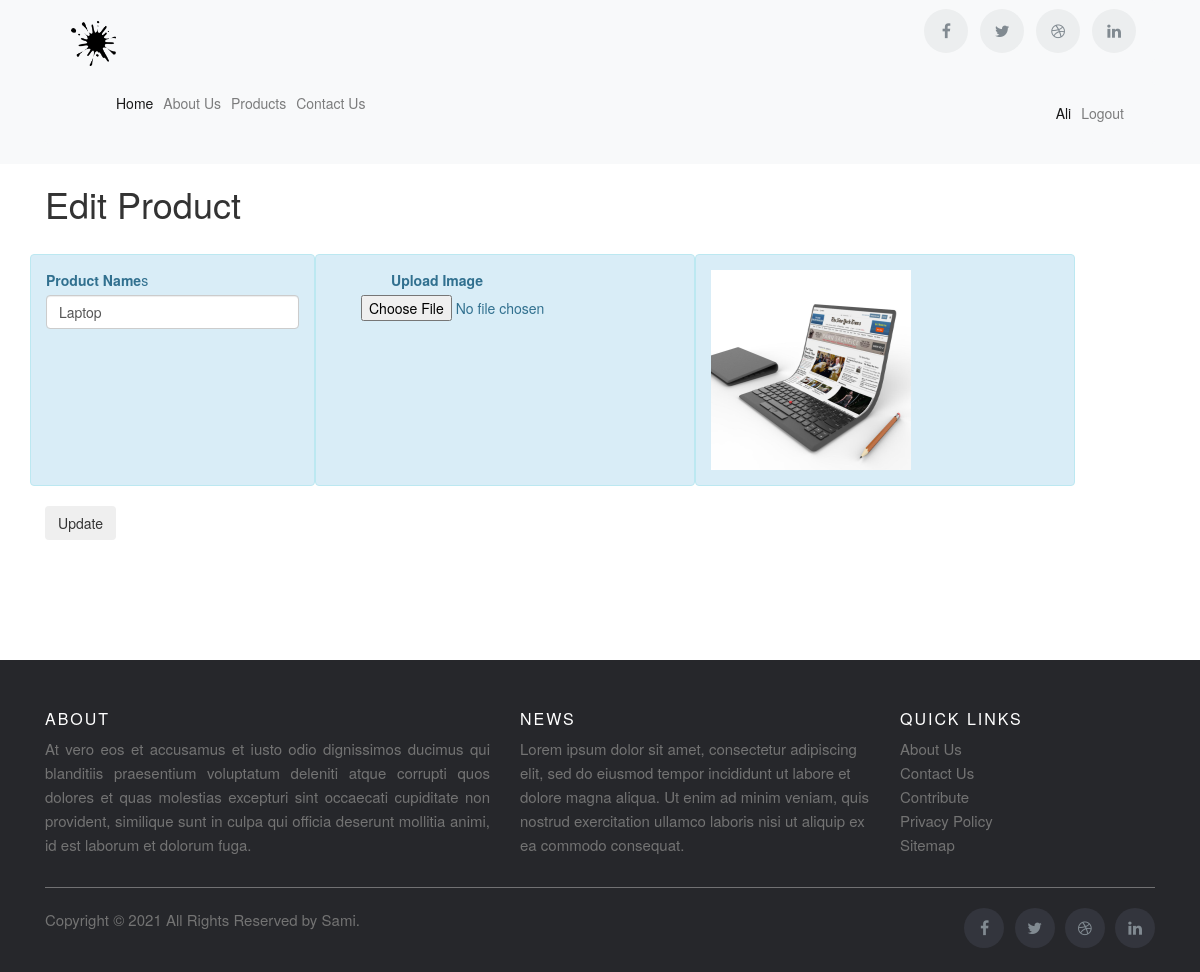
Screenshot of /edit-product.php?id=7 (signed in) with the database file from the repository.
### tables this page shows
CREATE TABLE `products` (
  `id` int(11) NOT NULL,
  `user_id` int(11) NOT NULL,
  `pname` varchar(255) NOT NULL,
  `pimage` varchar(255) NOT NULL
);

### edit-product.php (the view, shortened to what this page needs)
<?php
include('includes/config.php');
$getId = $_GET['id'];
?>
<!doctype html>
<html lang="en">
<head>
    <?php include 'includes/stylesheets.php';?>
</head>
<body>
<?php include 'includes/header.php';?>
<div class="container" style="margin-bottom: 10%">
    <div class="row">
        <div class="col-md-12">
            <h1>Edit Product</h1>
        </div>
    </div>
    <br>
    <?php $query=mysqli_query($con,"select * from products where id = '$getId'");
    $row = mysqli_fetch_array($query);
    ?>
    <form method="post" enctype="multipart/form-data">
        <div class="row">
            <div class="col-md-3 alert alert-info">
                <div class="form-group">
                    <label>Product Name</label>s
                    <input type="text" class="form-control" id="pname" name="pname" value="<?php echo $row['pname'] ?>" required>
                </div>
            </div>
            <div class="col-md-4 alert alert-info">
                <div class="form-group pl-5">
                    <label for="exampleFormControlFile1" class="pl-5">Upload Image</label>
                    <input type="file" class="form-control-file" id="pimage" name="pimage" required>
                </div>
            </div>
            <div class="col-md-4 alert alert-info">
                <img src="uploads/<?php echo htmlentities($row['pimage']);?>" width="200" height="200">
            </div>
        </div>
        <div class="controls">
            <button type="submit" name="submit" class="btn">Update</button>
        </div>
    </form>
</div>
<?php include 'includes/footer.php';?>
</body>
</html>

### rows the page displays
products: pname "Laptop", pimage (picture)

### other values shown
$_SESSION['username'] "Ali"
